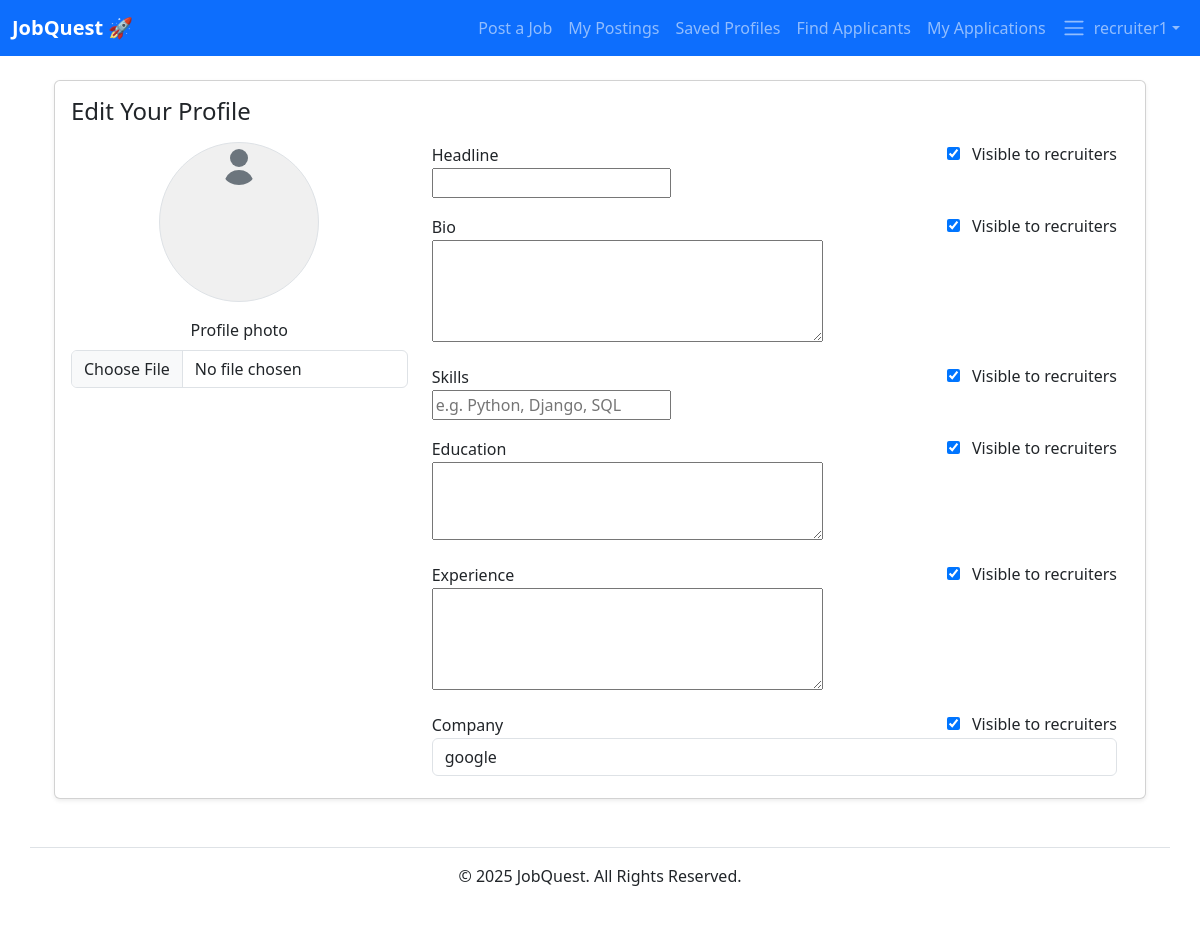
The page /accounts/edit/ (signed in) on the database its author committed.
### accounts/models.py (models this page shows, shortened)
class Profile(models.Model):
	user = models.OneToOneField(settings.AUTH_USER_MODEL, on_delete=models.CASCADE)
	headline = models.CharField(max_length=200, blank=True)
	bio = models.TextField(blank=True)
	skills = models.TextField(blank=True, help_text="Comma-separated list of skills")
	experience = models.TextField(blank=True, help_text="Work experience / summary")
	education = models.TextField(blank=True)
	github = models.URLField(blank=True)
	linkedin = models.URLField(blank=True)
	website = models.URLField(blank=True)
	location = models.CharField(max_length=255, blank=True)
	latitude = models.FloatField(null=True, blank=True)
	longitude = models.FloatField(null=True, blank=True)
	avatar = models.ImageField(upload_to='avatars/', blank=True, null=True)
	is_recruiter = models.BooleanField(default=False)
	company = models.CharField(max_length=200, blank=True)
	desired_positions = models.TextField(blank=True, help_text="Comma-separated desired positions")
	desired_companies = models.TextField(blank=True, help_text="Comma-separated desired companies")
	phone = models.CharField(max_length=40, blank=True)
	headline_visible = models.BooleanField(default=True)
	bio_visible = models.BooleanField(default=True)
	skills_visible = models.BooleanField(default=True)
	experience_visible = models.BooleanField(default=True)
	education_visible = models.BooleanField(default=True)
	links_visible = models.BooleanField(default=True)
	company_visible = models.BooleanField(default=True)
	desired_positions_visible = models.BooleanField(default=True)
	desired_companies_visible = models.BooleanField(default=True)
	phone_visible = models.BooleanField(default=False)
	email_visible = models.BooleanField(default=False)

### accounts/views.py (the view)
# urls.py: path('edit/', views.edit_profile, name='edit_profile'),
@login_required
def edit_profile(request):
	profile, created = Profile.objects.get_or_create(user=request.user)
	if request.method == 'POST':
		form = ProfileForm(request.POST, request.FILES, instance=profile)
		if form.is_valid():
			form.instance.user = request.user
			profile = form.save()
			email = form.cleaned_data.get('email')
			if email and email != request.user.email:
				request.user.email = email
				request.user.save()
			return redirect('accounts:profile_detail', username=request.user.username)
	else:
		initial = {'email': request.user.email}
		form = ProfileForm(instance=profile, initial=initial)
	return render(request, 'accounts/profile_form.html', {'form': form, 'profile': profile})

### accounts/context_processors.py (called while the page is built)
def user_profile(request):
    user = getattr(request, 'user', None)
    profile = None
    if user and user.is_authenticated:
        try:
            profile = user.profile
        except Exception:
            profile = None
    return {'user_profile': profile}

### accounts/templates/accounts/profile_form.html (shortened to what this page needs)
{% extends "base.html" %}
{% block content %}
  <div class="container mt-4">
    <div class="card shadow-sm">
      <div class="card-body">
        <h4 class="card-title mb-3">Edit Your Profile</h4>
        <form method="post" enctype="multipart/form-data">
          <div class="row">
            <div class="col-md-4 text-center">
              {% if profile.avatar %}
                <img src="{{ profile.avatar.url }}" class="img-fluid rounded-circle mb-3" style="max-width:160px; height:160px; object-fit:cover;" alt="avatar">
              {% else %}
                <div class="border rounded-circle d-inline-block mb-3" style="width:160px; height:160px; display:flex; align-items:center; justify-content:center; background:#f0f0f0;">
                  <svg xmlns="http://www.w3.org/2000/svg" width="48" height="48" fill="#6c757d" class="bi bi-person" viewBox="0 0 16 16">
                    <path d="M8 8a3 3 0 1 0 0-6 3 3 0 0 0 0 6z"/>
                    <path fill-rule="evenodd" d="M8 9a5 5 0 0 0-4.546 2.916C3.954 12.958 5.9 14 8 14s4.046-1.042 4.546-2.084A5 5 0 0 0 8 9z"/>
                  </svg>
                </div>
              {% endif %}
              <div class="mb-2">
                <label class="form-label">Profile photo</label>
                {{ form.avatar }}
              </div>
            </div>
            <div class="col-md-8">
              <div style="max-height:640px; overflow:auto; padding-right:12px;">
                <div class="mb-3">
                  <div class="d-flex justify-content-between align-items-center">
                    <label class="form-label mb-0" for="id_headline">Headline</label>
                    <div class="form-check form-switch">
                      {{ form.headline_visible }}
                      <label class="form-check-label ms-2">Visible to recruiters</label>
                    </div>
                  </div>
                  {{ form.headline }}
                </div>
                <div class="mb-3">
                  <div class="d-flex justify-content-between align-items-center">
                    <label class="form-label mb-0" for="id_bio">Bio</label>
                    <div class="form-check form-switch">
                      {{ form.bio_visible }}
                      <label class="form-check-label ms-2">Visible to recruiters</label>
                    </div>
                  </div>
                  {{ form.bio }}
                </div>
                <div class="mb-3">
                  <div class="d-flex justify-content-between align-items-center">
                    <label class="form-label mb-0" for="id_skills">Skills</label>
                    <div class="form-check form-switch">
                      {{ form.skills_visible }}
                      <label class="form-check-label ms-2">Visible to recruiters</label>
                    </div>
                  </div>
                  {{ form.skills }}
                </div>
                <div class="mb-3">
                  <div class="d-flex justify-content-between align-items-center">
                    <label class="form-label mb-0" for="id_education">Education</label>
                    <div class="form-check form-switch">
                      {{ form.education_visible }}
                      <label class="form-check-label ms-2">Visible to recruiters</label>
                    </div>
                  </div>
                  {{ form.education }}
                </div>
                <div class="mb-3">
                  <div class="d-flex justify-content-between align-items-center">
                    <label class="form-label mb-0" for="id_experience">Experience</label>
                    <div class="form-check form-switch">
                      {{ form.experience_visible }}
                      <label class="form-check-label ms-2">Visible to recruiters</label>
                    </div>
                  </div>
                  {{ form.experience }}
                </div>
                <div class="mb-3" id="company-field">
                  <div class="d-flex justify-content-between align-items-center">
                    <label class="form-label mb-0" for="id_company">Company</label>
                    <div class="form-check form-switch">
                      {{ form.company_visible }}
                      <label class="form-check-label ms-2">Visible to recruiters</label>
                    </div>
                  </div>
                  {{ form.company }}
                </div>
              </div>
            </div>
          </div>
        </form>
      </div>
    </div>
  </div>
{% endblock %}

### linkedout/templates/base.html (shortened to what this page needs)
{% load static %}
<!DOCTYPE html>
<html lang="en">
<head>
    <link href="https://cdn.jsdelivr.net/npm/bootstrap@5.3.2/dist/css/bootstrap.min.css" rel="stylesheet">
</head>
<body>
    <nav class="navbar navbar-expand-lg navbar-dark bg-primary">
        <div class="container-fluid">
            <a class="navbar-brand fw-bold" href="/">JobQuest 🚀</a>
            <div class="collapse navbar-collapse" id="navbarNav">
                <ul class="navbar-nav">
                    {% if user.is_authenticated %}
                        {% if user_profile and user_profile.is_recruiter %}
                            <li class="nav-item"><a href="{% url 'jobs:post_job' %}" class="nav-link">Post a Job</a></li>
                            <li class="nav-item"><a href="{% url 'jobs:my_postings' %}" class="nav-link">My Postings</a></li>
                            <li class="nav-item"><a href="{% url 'accounts:saved_profiles' %}" class="nav-link">Saved Profiles</a></li>
                            <li class="nav-item"><a href="{% url 'accounts:find_applicants' %}" class="nav-link">Find Applicants</a></li>
                            <li class="nav-item"><a href="{% url 'jobs:recruiter_applications' %}" class="nav-link">My Applications</a></li>
                        {% else %}
                            <li class="nav-item"><a href="{% url 'jobs:my_applications' %}" class="nav-link">My Applications</a></li>
                            <li class="nav-item"><a href="#" class="nav-link">Recommendations</a></li>
                        {% endif %}
                        <li class="nav-item dropdown">
                            <a class="nav-link dropdown-toggle d-flex align-items-center" href="#" role="button" data-bs-toggle="dropdown" aria-expanded="false">
                                {% if user_profile and user_profile.avatar %}
                                    <img src="{{ user_profile.avatar.url }}" alt="avatar" class="rounded-circle me-2" style="width:36px; height:36px; object-fit:cover;">
                                {% else %}
                                    <span class="navbar-toggler-icon me-2"></span>
                                {% endif %}
                                <span class="d-none d-lg-inline">{{ user.username }}</span>
                            </a>
                        </li>
                    {% endif %}
                </ul>
            </div>
        </div>
    </nav>
    <main class="container mt-4">
        {% block content %}
        {% endblock %}
    </main>
    <footer class="container text-center mt-5 py-3 border-top">
        <p>&copy; {% now "Y" %} JobQuest. All Rights Reserved.</p>
    </footer>
</body>
</html>

### rows shown on the page
Profile: headline_visible "☑", bio_visible "☑", skills_visible "☑", education_visible "☑", experience_visible "☑", company_visible "☑", company "google"

### other values the page prints
{{ user.username }} "recruiter1"
